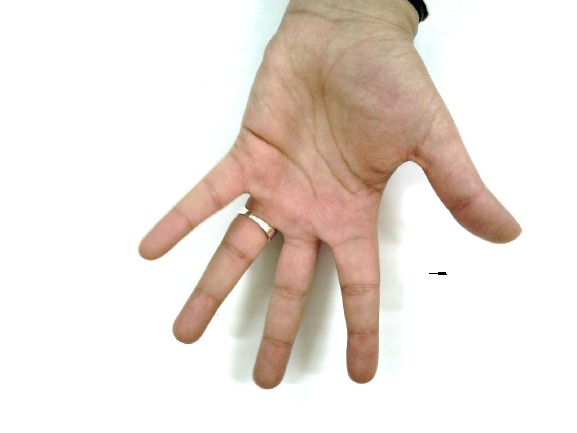
#> input picture hands/hands_resized/Hand_0011676.png, 577 x 433 px; its folder holds only this picture in this run
$ jupyter execute --allow-errors notebookVersion.ipynb
#> lines starting #> are read from the running program, lines starting #| are printed output that depends on the picture; after the words box and inside, x2 and y2 are one past the last pixel; in counts of white or black regions, pixels touching at a corner belong together
[cell 1]
import cv2 as cv
import numpy as np
import imutils
import matplotlib
from matplotlib import pyplot as plt
import os
from PIL import Image, ImageEnhance

class Preprocessing:

    def __init__(self, datapath):
        self.datapath = datapath
        self.__images=None
        self.__uplighting=None
        self.__downlighting=None
        self.__mask=None
        self.__load_images()
        self.__load_mask()
        self.__data_augmentation()

    def __load_images(self):
        """
        Load all the images from datapath.
        """
        if not os.path.exists(os.path.join(self.datapath, 'hands_resized')):
            print(f"The specified folder path '{self.datapath}' does not exist.")
        else:
            # Get a list of all files in the specified folder
            files = os.listdir(os.path.join(self.datapath, 'hands_resized'))
            image_files = [f for f in files if f.endswith(('.png', '.jpg', '.jpeg', '.gif', '.bmp'))]

            # List to store the loaded images
            loaded_images = []

            # Loop through each image file and load it using OpenCV
            for image_file in image_files:
                image_folder = os.path.join(self.datapath, 'hands_resized')
                image_path = os.path.join(image_folder, image_file)
                img = cv.imread(image_path)
#> img is the input picture: shape (433, 577, 3); mean B, G, R 218.3, 225, 234.8

                if img is not None:
                    # Append the loaded image to the list
                    cv_image_rgb = cv.cvtColor(img, cv.COLOR_BGR2RGB)

                    loaded_images.append(cv_image_rgb)
            self.__images=loaded_images

    def __load_mask(self):
        """
        Load all the masks from datapath.
        """
        if not os.path.exists(os.path.join(self.datapath, 'masks_new')):
            print(f"The specified folder path '{self.datapath}' does not exist.")
        else:
            # Get a list of all files in the specified folder
            files = os.listdir(os.path.join(self.datapath, 'masks_new'))
            image_files = [f for f in files if f.endswith(('.png', '.jpg', '.jpeg', '.gif', '.bmp'))]

            # List to store the loaded images
            loaded_images = []

            # Loop through each image file and load it using OpenCV
            for image_file in image_files:
                image_folder = os.path.join(self.datapath, 'masks_new')
                image_path = os.path.join(image_folder, image_file)
                img = cv.imread(image_path, cv.IMREAD_GRAYSCALE)

                if img is not None:
                    # Append the loaded image to the list
                    loaded_images.append(img)
            self.__mask=loaded_images


    def __data_augmentation(self):
        """
        Change the lightling of the images
        """
        # Convert OpenCV images to PIL images
        pil_images = []
        for cv_image in self.__images:
            # Convert BGR to RGB as PIL works with RGB
            #cv_image_rgb = cv.cvtColor(cv_image, cv.COLOR_BGR2RGB)
            pil_image = Image.fromarray(cv_image)
            pil_images.append(pil_image)
#> after the loop, pil_images = 1 item
        # Enhance the brightness to generate versions with different lighting conditions
        generated_images_cv2_up=[]
        generated_images_cv2_down=[]
        for pil_image in pil_images:
            # Create an ImageEnhance object
            enhancer = ImageEnhance.Brightness(pil_image)

            # Generate the version with poor lighting (reduced brightness)
            poor_brightness = enhancer.enhance(0.5)
            #poor_brightness_cv2 = cv.cvtColor(np.array(poor_brightness), cv.COLOR_RGB2BGR)
            generated_images_cv2_down.append(np.array(poor_brightness))

            # Generate the version with too bright lighting
            too_bright = enhancer.enhance(1.5)
            #too_bright_cv2 = cv.cvtColor(np.array(too_bright), cv.COLOR_RGB2BGR)
            generated_images_cv2_up.append(np.array(too_bright))
#> this loop made 1 pass
#> pass 1, in __data_augmentation, `poor_brightness = enhancer.enhance(0.5)`:
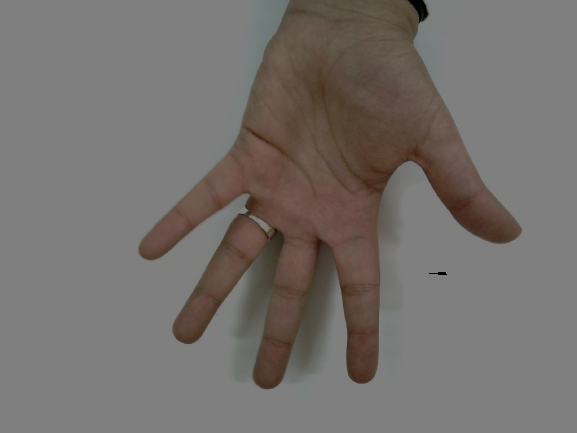
#> poor_brightness: PIL image 577x433 RGB; mean R, G, B 117, 112.1, 108.7
#> pass 1, in __data_augmentation, `too_bright = enhancer.enhance(1.5)`:
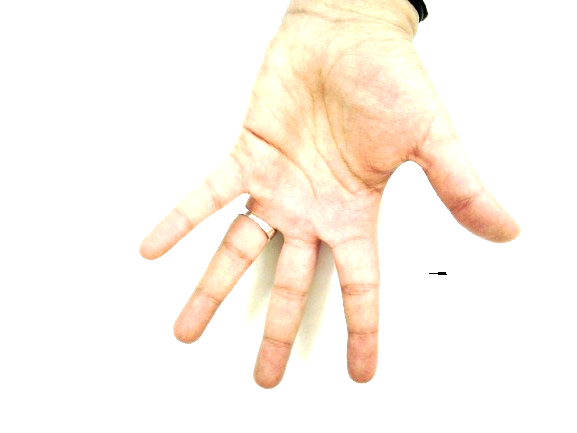
#> too_bright: PIL image 577x433 RGB; mean R, G, B 253.4, 245.9, 237
#> after the loop, generated_images_cv2_down = 1 item; generated_images_cv2_up = 1 item
        self.__uplighting=generated_images_cv2_up
        self.__downlighting=generated_images_cv2_down

        pass
    def get_images(self):
        """
        Return the images
        """
        return self.__images, self.__uplighting, self.__downlighting, self.__mask

[cell 2]
DATAPATH= 'hands/'

[cell 3]
preprocessing = Preprocessing(DATAPATH)
images , uplighting, downlighting, mask = preprocessing.get_images()
print(len(images))
print(len(uplighting))
print(len(downlighting))
#> (the rest of this cell did not finish here and is left out)

# Analysis of YCrCb signals

[cell 4]
imageYCrCbNormal = cv.cvtColor(images[0],cv.COLOR_RGB2YCR_CB)
#> imageYCrCbNormal: shape (433, 577, 3); mean of channels 0, 1, 2 227.2, 133.4, 123
imageYCrCbUp = cv.cvtColor(uplighting[0],cv.COLOR_RGB2YCR_CB)
#> imageYCrCbUp: shape (433, 577, 3); mean of channels 0, 1, 2 247.1, 132.5, 122.3
imageYCrCbDown = cv.cvtColor(downlighting[0],cv.COLOR_RGB2YCR_CB)
#> imageYCrCbDown: shape (433, 577, 3); mean of channels 0, 1, 2 113.2, 130.7, 125.5
fig, axes = plt.subplots(3, 1, figsize=(8, 12))

color = ('r','g','b')
for i,col in enumerate(color):
    histr = cv.calcHist([imageYCrCbNormal],[i],None,[256],[0,256])
    axes[0].set_xlim(0,500)
    axes[0].set_ylim(0,10000)
    axes[0].plot(histr,color = col)

for i,col in enumerate(color):
    histr = cv.calcHist([imageYCrCbUp],[i],None,[256],[0,256])
    axes[1].set_xlim(0,500)
    axes[1].set_ylim(0,10000)
    axes[1].plot(histr,color = col)
for i,col in enumerate(color):
    histr = cv.calcHist([imageYCrCbDown],[i],None,[256],[0,256])
    axes[2].set_xlim(0,500)
    axes[2].set_ylim(0,10000)
    axes[2].plot(histr,color = col)
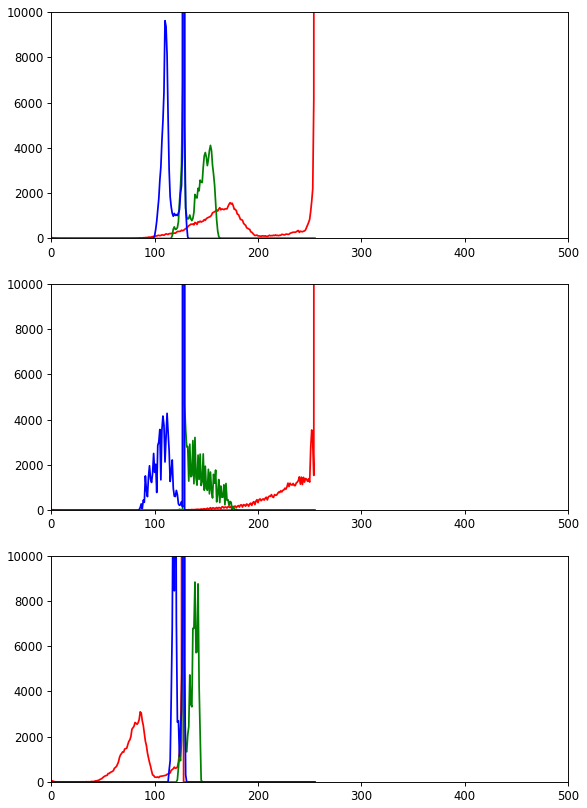
#> figure drawn by matplotlib, 3 panels; panel 1: curve peaks at x = 255, y = 158304; panel 1: curve peaks at x = 128, y = 158985; panel 1: curve peaks at x = 128, y = 160813; panel 2: curve peaks at x = 255, y = 182898

[cell 5]
def precision_metric(skinRegion, mask):
    """
    Calculate the precision metric
    """
    # Convert the mask to binary
    mask = mask.astype(bool)
    skinRegion = skinRegion.astype(bool)

    # Calculate the precision metric
    precision = np.sum(np.logical_and(mask, skinRegion)) / np.sum(skinRegion)
    return precision

[cell 6]
def average_precison(lower, upper, cvConst, images):
    sum_p=0
    for i in range(len(images)):
        imageYCrCb = cv.cvtColor(images[i],cvConst)
        skinRegion = cv.inRange(imageYCrCb,lower,upper)
        _, binary_image = cv.threshold(mask[i], 2, 1, cv.THRESH_BINARY)
        sum_p+=precision_metric(skinRegion, binary_image)
        print(precision_metric(skinRegion, binary_image))
    print(sum_p/len(images))

[cell 7]
lower = np.array([0,133, 77])
#> lower = [0, 133, 77]
upper = np.array([255, 173, 127])
#> upper = [255, 173, 127]

[cell 8]
 # Convert image to YCrCb
imageYCrCb = cv.cvtColor(images[0],cv.COLOR_RGB2YCR_CB)

    # Find region with skin tone in YCrCb image
skinRegion = cv.inRange(imageYCrCb,lower,upper)
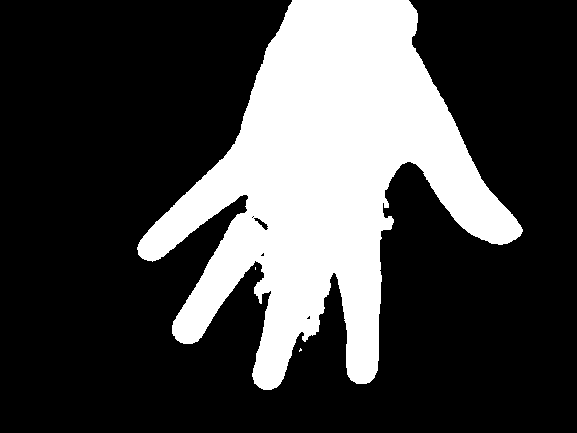
#> skinRegion: shape (433, 577); 26.8% white; 3 white regions (2 under 20 px), largest, box (x1, y1, x2, y2) and area: (137, 0, 523, 390) 67043

[cell 9]
#plot
plt.imshow(skinRegion)

#> (a cell that did not finish here is left out)

#> (a cell that did not finish here is left out)

[cell 12]
 # Convert image to YCrCb
lower_down = np.array([0,129, 77])
#> lower_down = [0, 129, 77]
upper_down = np.array([150, 150, 127])
#> upper_down = [150, 150, 127]
imageYCrCb = cv.cvtColor(downlighting[0],cv.COLOR_RGB2YCR_CB)

    # Find region with skin tone in YCrCb image
skinRegion = cv.inRange(imageYCrCb,lower_down,upper_down)
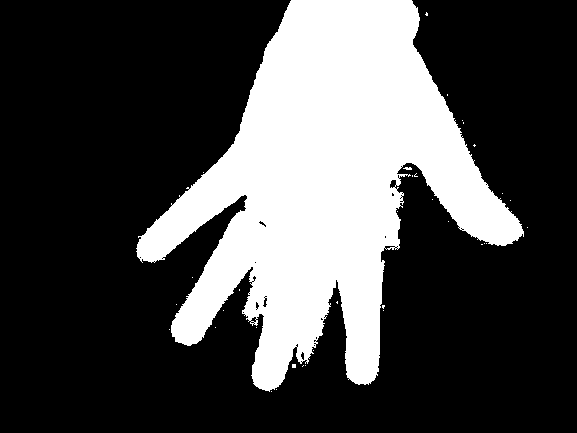
#> skinRegion: shape (433, 577); 28.5% white; 35 white regions (33 under 20 px), largest, box (x1, y1, x2, y2) and area: (136, 0, 524, 392) 71020, (403, 167, 412, 170) 20
plt.imshow(skinRegion)

#> (a cell that did not finish here is left out)

[cell 14]
 # Convert image to YCrCb
lower_up = np.array([0,120, 77])
#> lower_up = [0, 120, 77]
upper_up = np.array([255, 190, 127])
#> upper_up = [255, 190, 127]
imageYCrCb = cv.cvtColor(uplighting[0],cv.COLOR_RGB2YCR_CB)

    # Find region with skin tone in YCrCb image
skinRegion = cv.inRange(imageYCrCb,lower_up,upper_up)
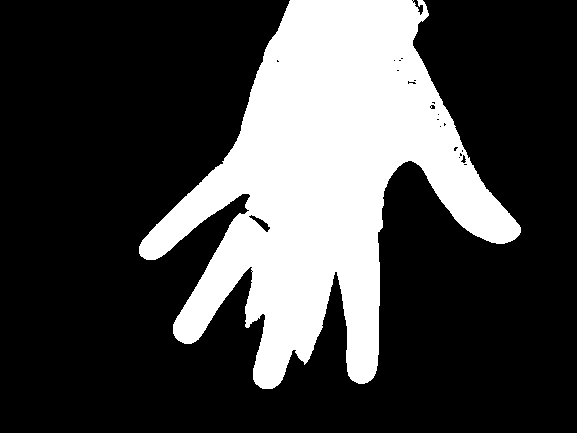
#> skinRegion: shape (433, 577); 26.9% white; 1 white region, box (x1, y1, x2, y2) and area: (139, 0, 521, 389) 67134
plt.imshow(skinRegion)

#> (a cell that did not finish here is left out)

#> (a cell that did not finish here is left out)

#> after the loop in average_precison, `for i in range(len(images)):`: sum_p = 0

#> (a cell that did not finish here is left out)


#> (a cell that did not finish here is left out)


[cell 19]
imageYCrCbNormal = cv.cvtColor(images[0],cv.COLOR_RGB2HSV)
#> imageYCrCbNormal: shape (433, 577, 3); mean H, S, V 10.4, 23.6, 235.2
imageYCrCbUp = cv.cvtColor(uplighting[0],cv.COLOR_RGB2HSV)
#> imageYCrCbUp: shape (433, 577, 3); mean H, S, V 5.1, 17.1, 253.4
imageYCrCbDown = cv.cvtColor(downlighting[0],cv.COLOR_RGB2HSV)
#> imageYCrCbDown: shape (433, 577, 3); mean H, S, V 8.7, 23.7, 117.2
fig, axes = plt.subplots(3, 1, figsize=(8, 12))

color = ('r','g','b')
for i,col in enumerate(color):
    histr = cv.calcHist([imageYCrCbNormal],[i],None,[256],[0,256])
    axes[0].set_xlim(0,500)
    axes[0].set_ylim(0,10000)
    axes[0].plot(histr,color = col)

for i,col in enumerate(color):
    histr = cv.calcHist([imageYCrCbUp],[i],None,[256],[0,256])
    axes[1].set_xlim(0,500)
    axes[1].set_ylim(0,10000)
    axes[1].plot(histr,color = col)
for i,col in enumerate(color):
    histr = cv.calcHist([imageYCrCbDown],[i],None,[256],[0,256])
    axes[2].set_xlim(0,500)
    axes[2].set_ylim(0,10000)
    axes[2].plot(histr,color = col)
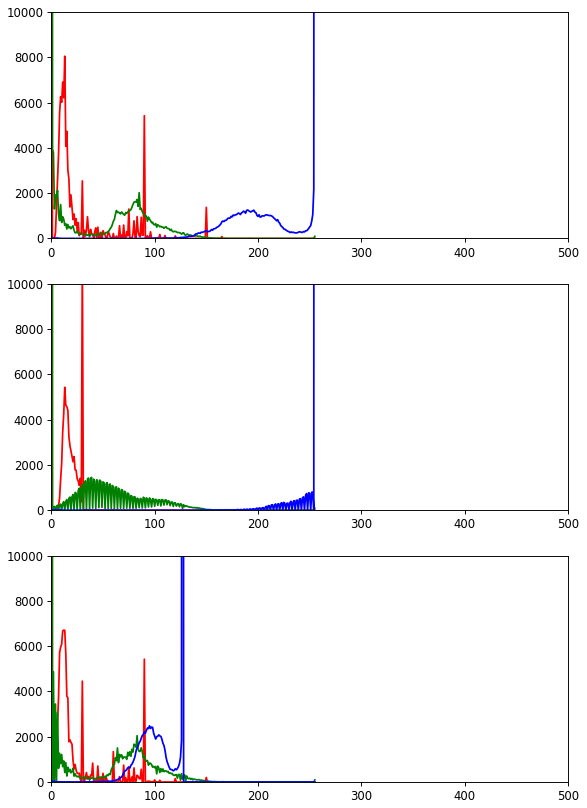
#> figure drawn by matplotlib, 3 panels; panel 1: curve peaks at x = 0, y = 154903; panel 1: curve peaks at x = 0, y = 154872; panel 1: curve peaks at x = 255, y = 167135; panel 2: curve peaks at x = 0, y = 182664

[cell 20]
lower = np.array([0,50, 0])
#> lower = [0, 50, 0]
upper = np.array([200, 255, 255])
#> upper = [200, 255, 255]

[cell 21]
imageYCrCb = cv.cvtColor(images[0],cv.COLOR_RGB2HSV)

    # Find region with skin tone in YCrCb image
skinRegion = cv.inRange(imageYCrCb,lower,upper)
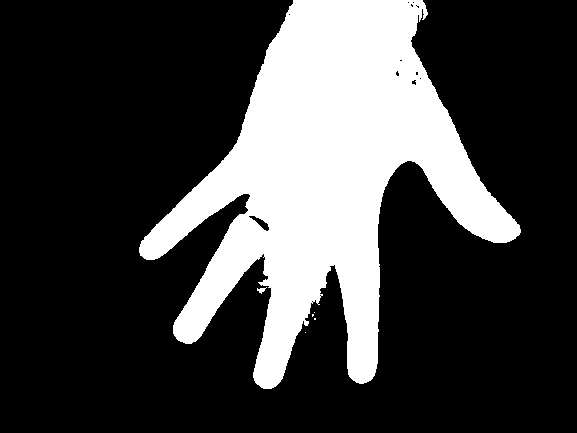
#> skinRegion: shape (433, 577); 25.6% white; 6 white regions (4 under 20 px), largest, box (x1, y1, x2, y2) and area: (139, 0, 521, 389) 63915, (257, 287, 267, 294) 33

[cell 22]
plt.imshow(skinRegion)

#> (a cell that did not finish here is left out)

[cell 24]
lower_up = np.array([0,10, 150])
#> lower_up = [0, 10, 150]
upper_up = np.array([100, 255, 255])
#> upper_up = [100, 255, 255]
imageYCrCb = cv.cvtColor(uplighting[0],cv.COLOR_RGB2HSV)

    # Find region with skin tone in YCrCb image
skinRegion = cv.inRange(imageYCrCb,lower_up,upper_up)
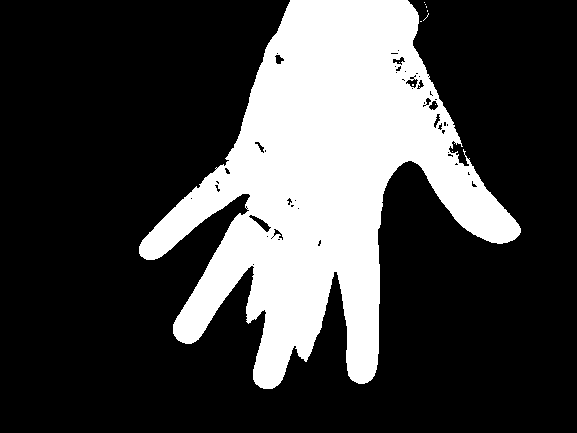
#> skinRegion: shape (433, 577); 26.3% white; 11 white regions (10 under 20 px), largest, box (x1, y1, x2, y2) and area: (139, 0, 521, 389) 65732
plt.imshow(skinRegion)

#> (a cell that did not finish here is left out)

[cell 26]
lower_down = np.array([0,50, 0])
#> lower_down = [0, 50, 0]
upper_down = np.array([200, 255, 255])
#> upper_down = [200, 255, 255]
imageYCrCb = cv.cvtColor(downlighting[0],cv.COLOR_RGB2HSV)

    # Find region with skin tone in YCrCb image
skinRegion = cv.inRange(imageYCrCb,lower_down,upper_down)
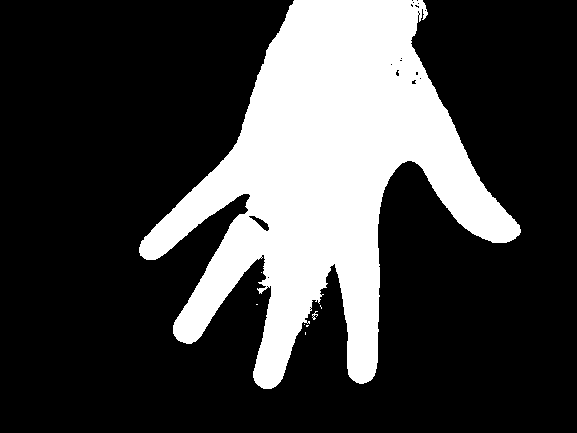
#> skinRegion: shape (433, 577); 25.6% white; 8 white regions (6 under 20 px), largest, box (x1, y1, x2, y2) and area: (139, 0, 521, 389) 63943, (312, 311, 318, 320) 23
plt.imshow(skinRegion)

#> (a cell that did not finish here is left out)

#> (a cell that did not finish here is left out)

#> after the loop in average_precison, `for i in range(len(images)):`: sum_p = 0

$ run again, on hands/hands_resized/Hand_0011696.png
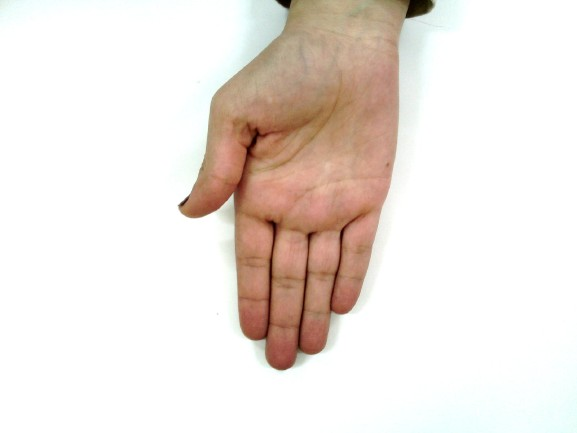
#> input picture hands/hands_resized/Hand_0011696.png, 577 x 433 px
#> in __load_images, img is the input picture: shape (433, 577, 3); mean B, G, R 222.6, 228.5, 236.9
#> after the loop in __data_augmentation, `for cv_image in self.__images:`: pil_images = 1 item
#> the loop in __data_augmentation, `for pil_image in pil_images:` made 1 pass
#> `lower = np.array([0,133, 77])`: lower = [0, 133, 77]
#> `upper = np.array([255, 173, 127])`: upper = [255, 173, 127]
#> `lower_down = np.array([0,129, 77])`: lower_down = [0, 129, 77]
#> `upper_down = np.array([150, 150, 127])`: upper_down = [150, 150, 127]
#> `lower_up = np.array([0,120, 77])`: lower_up = [0, 120, 77]
#> `upper_up = np.array([255, 190, 127])`: upper_up = [255, 190, 127]
#> after the loop in average_precison, `for i in range(len(images)):`: sum_p = 0
#> `[cell 19] imageYCrCbNormal = cv.cvtColor(images[0],cv.COLOR_RGB2HSV) i..`:
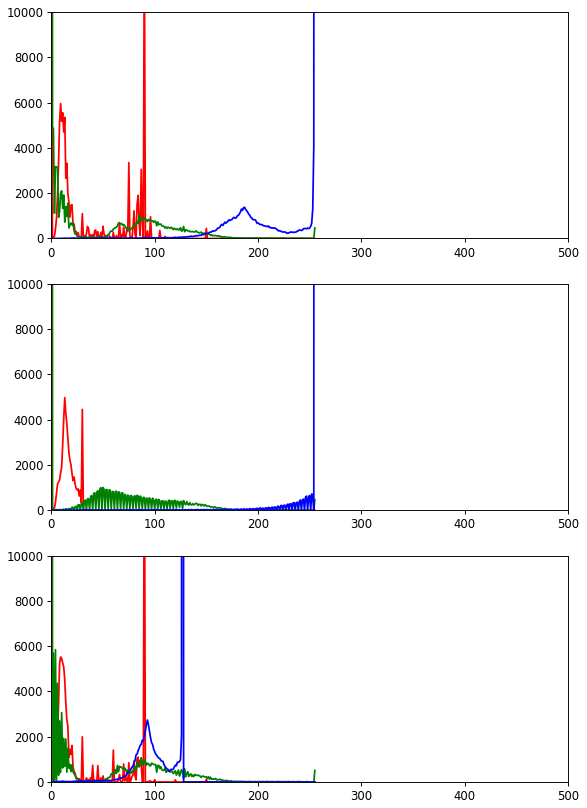
#> figure drawn by matplotlib, 3 panels; panel 1: curve peaks at x = 0, y = 157727; panel 1: curve peaks at x = 0, y = 157648; panel 1: curve peaks at x = 255, y = 179377; panel 2: curve peaks at x = 0, y = 196450
#> `lower = np.array([0,50, 0])`: lower = [0, 50, 0]
#> `upper = np.array([200, 255, 255])`: upper = [200, 255, 255]
#> `lower_up = np.array([0,10, 150])`: lower_up = [0, 10, 150]
#> `upper_up = np.array([100, 255, 255])`: upper_up = [100, 255, 255]
#> `skinRegion = cv.inRange(imageYCrCb,lower_up,upper_up)`:
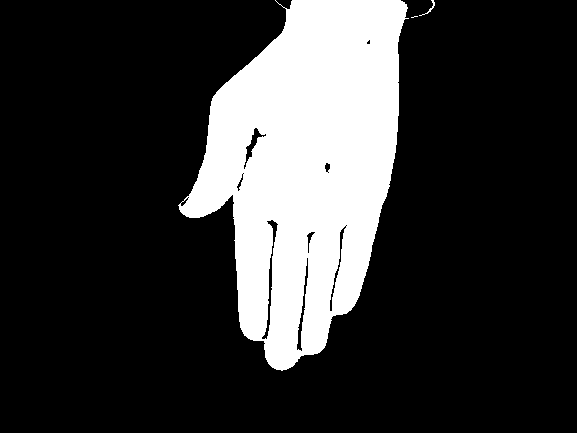
#> skinRegion: shape (433, 577); 20.8% white; 3 white regions (1 under 20 px), largest, box (x1, y1, x2, y2) and area: (178, 0, 409, 371) 51806, (419, 0, 435, 16) 40
#> `lower_down = np.array([0,50, 0])`: lower_down = [0, 50, 0]
#> `upper_down = np.array([200, 255, 255])`: upper_down = [200, 255, 255]
#> after the loop in average_precison, `for i in range(len(images)):`: sum_p = 0

$ run again, on hands/hands_resized/Hand_0011735.png
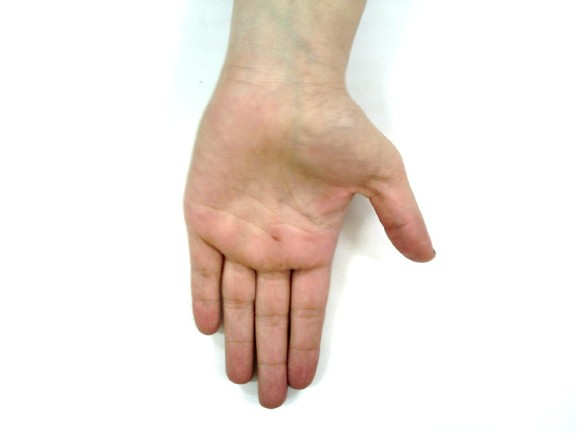
#> input picture hands/hands_resized/Hand_0011735.png, 577 x 433 px
#> in __load_images, img is the input picture: shape (433, 577, 3); mean B, G, R 223.9, 230.2, 239.7
#> after the loop in __data_augmentation, `for cv_image in self.__images:`: pil_images = 1 item
#> the loop in __data_augmentation, `for pil_image in pil_images:` made 1 pass
#> `lower = np.array([0,133, 77])`: lower = [0, 133, 77]
#> `upper = np.array([255, 173, 127])`: upper = [255, 173, 127]
#> `lower_down = np.array([0,129, 77])`: lower_down = [0, 129, 77]
#> `upper_down = np.array([150, 150, 127])`: upper_down = [150, 150, 127]
#> `lower_up = np.array([0,120, 77])`: lower_up = [0, 120, 77]
#> `upper_up = np.array([255, 190, 127])`: upper_up = [255, 190, 127]
#> after the loop in average_precison, `for i in range(len(images)):`: sum_p = 0
#> `lower = np.array([0,50, 0])`: lower = [0, 50, 0]
#> `upper = np.array([200, 255, 255])`: upper = [200, 255, 255]
#> `lower_up = np.array([0,10, 150])`: lower_up = [0, 10, 150]
#> `upper_up = np.array([100, 255, 255])`: upper_up = [100, 255, 255]
#> `lower_down = np.array([0,50, 0])`: lower_down = [0, 50, 0]
#> `upper_down = np.array([200, 255, 255])`: upper_down = [200, 255, 255]
#> `skinRegion = cv.inRange(imageYCrCb,lower_down,upper_down)`:
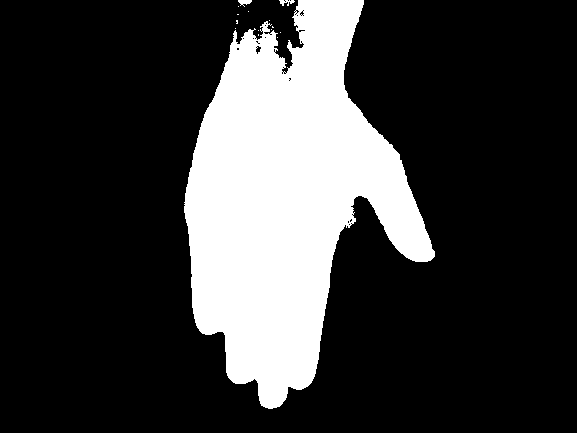
#> skinRegion: shape (433, 577); 22.5% white; 15 white regions (12 under 20 px), largest, box (x1, y1, x2, y2) and area: (184, 0, 435, 409) 56167, (238, 0, 252, 7) 56, (279, 0, 295, 6) 53
#> after the loop in average_precison, `for i in range(len(images)):`: sum_p = 0
